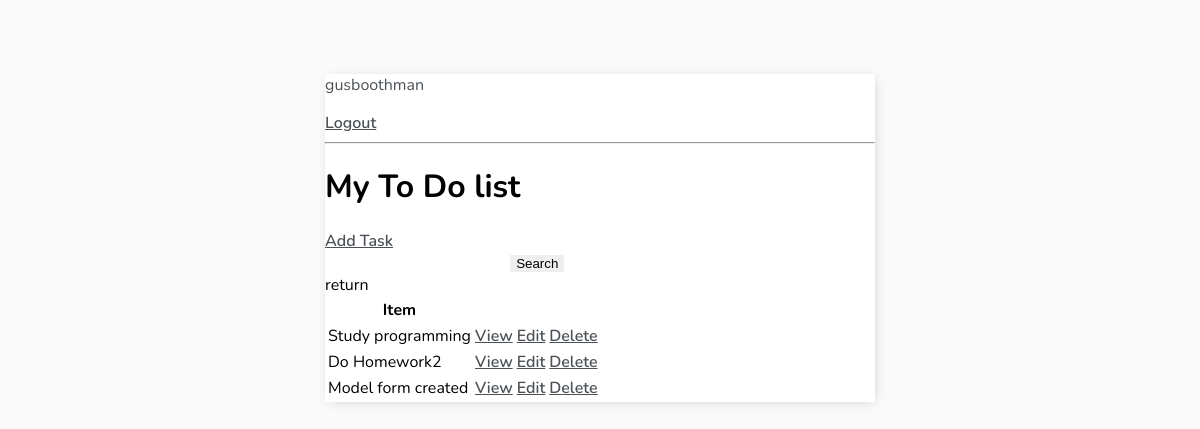
The app's page / (signed in) with its own data.
### base/models.py (models this page shows, shortened)
class Task(models.Model):
    user = models.ForeignKey(User,on_delete=models.CASCADE, null=True, blank=True)
    title = models.CharField(max_length=200)
    description = models.TextField(null=True, blank=True)
    complete = models.BooleanField(default=False)
    create = models.DateTimeField(auto_now_add=True)
    class Meta:
        ordering = ['complete']

### base/views.py (the view)
# urls.py: path('',TaskList.as_view(), name='tasks'),
class TaskList(LoginRequiredMixin, ListView):
    model = Task
    context_object_name= 'tasks'
    def get_context_data(self, **kwargs):
        context = super().get_context_data(**kwargs)
        context['tasks'] = context['tasks'].filter(user=self.request.user)
        context['count'] = context['tasks'].filter(complete=False).count()
        search_input = self.request.GET.get('search-area') or ''
        if search_input:
            context['tasks'] = context['tasks'].filter(
                title__icontains= search_input)
        context['search_input'] = search_input
        return context

### base/templates/base/task_list.html (shortened to what this page needs)
{% extends 'base/main.html' %}
{% block content %}
{% if request.user.is_authenticated %}
<p>{{request.user}}</p>
<a href="{% url 'logout' %}">Logout</a>
{% else %}
<a href="{% url 'login' %}">Log In</a>
{% endif %}
<hr>
<h1>My To Do list</h1>
<a href="{% url 'task-create' %}">Add Task</a>
<form method="Get">
    <input type="text" name="search-area" value="{{search_input}}">
    <input type="submit" value="Search">
</form>
<table>
    <tr>
        <th>Item</th>
        <th></th>
        <th></th>
    </tr>
    {% for task in tasks %}
    <tr>
        <td>{{task.title}}</td>
        <td><a href="{% url 'task' task.id %}">View</a></td>
        <td><a href="{% url 'task-update' task.id %}">Edit</a></td>
        <td><a href="{% url 'task-delete' task.id %}">Delete</a></td>
    </tr>
    {% empty %}
        <h3>No item in list</h3>
    {% endfor %}
</table>
{% endblock content %}

### base/templates/base/main.html (style rules this page uses)
body { background-color: #FAFAFA; font-family: 'Nunito', sans-serif; padding-top: 50px; }
h1, h2, h3, h4, h5, h6, { font-family: 'Raleway', sans-serif; }
a, p { color: #4b5156 }
a { font-weight: 600; }
input { outline: none; border: none; }

### records on screen
Task: title "Study programming"
Task: title "Do Homework2"
Task: title "Model form created"

### other values on screen
{{ request.user }} "gusboothman"
